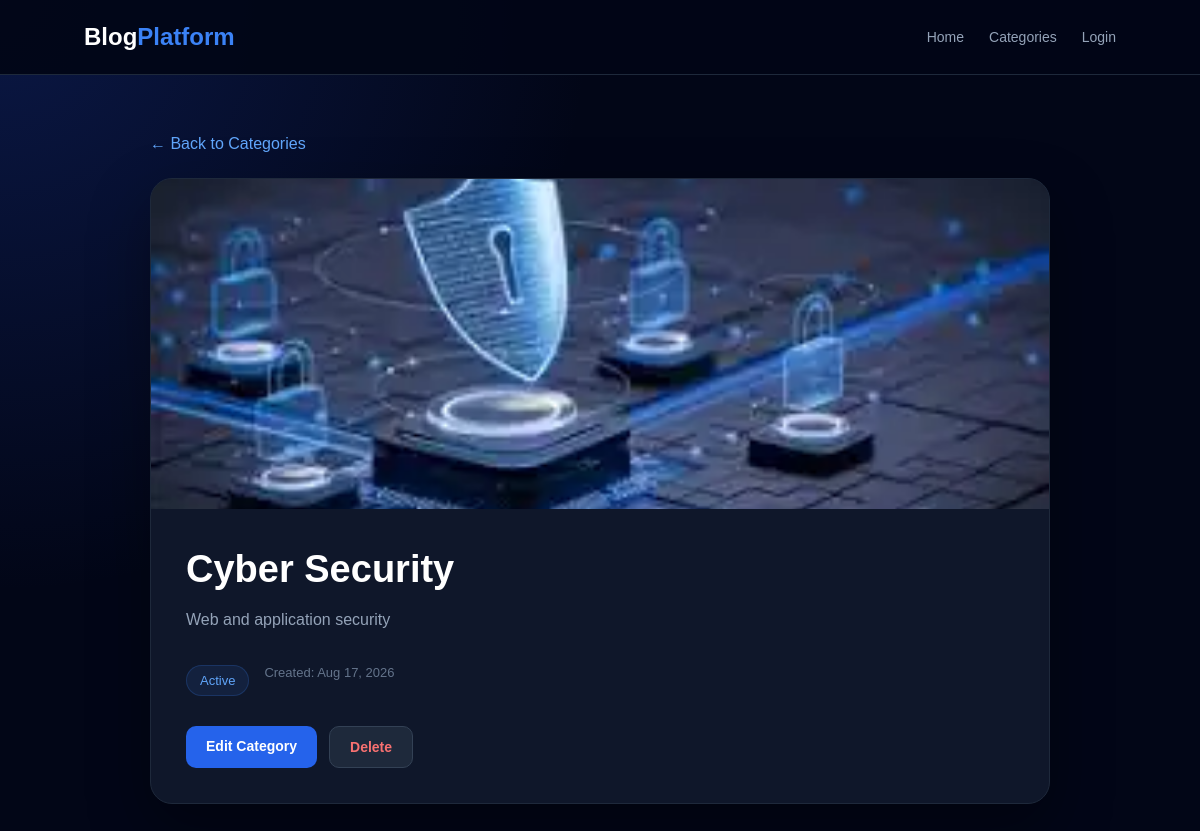
Screenshot of /categories/17/ with the database file from the repository.
### categories/models.py (models this page shows, shortened)
class Category(models.Model):
    name = models.CharField(
        max_length=100
    )
    description = models.TextField(
        blank=True
    )
    image = models.ImageField(
        upload_to="categories/",
        blank=True,
        null=True
    )
    is_active = models.BooleanField(
        default=True
    )
    created_at = models.DateTimeField(
        auto_now_add=True
    )
    updated_at = models.DateTimeField(
        auto_now=True
    )
    class Meta:
        ordering = ["-created_at"]
        verbose_name = "category"
        verbose_name_plural = "categories"

### categories/views.py (the view)
# urls.py: path("categories/<int:pk>/",CategoryDetailView.as_view(),name="category_detail"),
class CategoryDetailView(View):
    def get(self, request, pk):
        category = Category.objects.get(pk=pk)
        return render(request,"categories/category_detail.html",{"category": category})

### templates/categories/category_detail.html (shortened to what this page needs)
<!DOCTYPE html>
<html lang="en">
<head>
</head>
<body>
<nav class="navbar">
    <div class="logo">
        Blog<span>Platform</span>
    </div>
    <div class="nav-links">
        <a href="{% url 'home' %}">
            Home
        </a>
        <a href="{% url 'category_list' %}">
            Categories
        </a>
        {% if user.is_authenticated %}
            <a href="{% url 'profile' %}">
                Profile
            </a>
            <a href="{% url 'logout' %}" class="logout">
                Logout
            </a>
        {% else %}
            <a href="{% url 'login' %}">
                Login
            </a>
        {% endif %}
    </div>
</nav>
<main class="container">
    <a
        href="{% url 'category_list' %}"
        class="back"
    >
        ← Back to Categories
    </a>
    <div class="card">
        {% if category.image %}
            <img
                src="{{ category.image.url }}"
                alt="{{ category.name }}"
                class="hero-image"
            >
        {% endif %}
        <div class="content">
            <h1>
                {{ category.name }}
            </h1>
            <p class="description">
                {{ category.description|default:"No description available." }}
            </p>
            <div class="meta">
                {% if category.is_active %}
                    <span class="badge">
                        Active
                    </span>
                {% else %}
                    <span class="badge">
                        Inactive
                    </span>
                {% endif %}
                <span class="date">
                    Created:
                    {{ category.created_at|date:"M d, Y" }}
                </span>
            </div>
            <div class="actions">
                <a
                    href="{% url 'category_update' category.pk %}"
                    class="btn edit"
                >
                    Edit Category
                </a>
                <a
                    href="{% url 'category_delete' category.pk %}"
                    class="btn delete"
                >
                    Delete
                </a>
            </div>
        </div>
    </div>
</main>
</body>
</html>

### templates/categories/category_detail.html (style rules this page uses)
* { margin: 0; padding: 0; box-sizing: border-box; }
body { min-height: 100vh; font-family: Arial, sans-serif; color: #e2e8f0; background: radial-gradient( circle at top left, rgba(30, 64, 175, 0.30), transparent 40% ), #020617; }
.navbar { height: 75px; padding: 0 7%; display: flex; align-items: center; justify-content: space-between; background: rgba(2, 6, 23, 0.95); border-bottom: 1px solid #1e293b; }
.logo { color: white; font-size: 24px; font-weight: 800; }
.logo span { color: #3b82f6; }
.nav-links { display: flex; gap: 25px; align-items: center; }
.nav-links a { color: #94a3b8; text-decoration: none; font-size: 14px; }
.container { width: 90%; max-width: 900px; margin: 60px auto; }
.back { display: inline-block; margin-bottom: 25px; color: #60a5fa; text-decoration: none; }
.card { overflow: hidden; background: #0f172a; border: 1px solid #1e293b; border-radius: 22px; box-shadow: 0 25px 60px rgba(0, 0, 0, 0.35); }
.hero-image { width: 100%; height: 330px; object-fit: cover; background: #1e293b; }
.content { padding: 35px; }
.content h1 { margin-bottom: 15px; color: white; font-size: 38px; }
.description { margin-bottom: 30px; color: #94a3b8; line-height: 1.8; font-size: 16px; }
.meta { display: flex; flex-wrap: wrap; gap: 15px; margin-bottom: 30px; }
.badge { padding: 7px 13px; border-radius: 20px; background: rgba(59, 130, 246, 0.10); border: 1px solid rgba(59, 130, 246, 0.20); color: #60a5fa; font-size: 13px; }
.date { color: #64748b; font-size: 13px; }
.actions { display: flex; gap: 12px; }
.btn { padding: 12px 20px; border-radius: 10px; text-decoration: none; font-size: 14px; font-weight: 600; }
.edit { background: #2563eb; color: white; }
.delete { background: #1e293b; border: 1px solid #334155; color: #f87171; }

### rows the page displays
Category: image (picture), name "Cyber Security", description "Web and application security", created_at "Aug 17, 2026"
